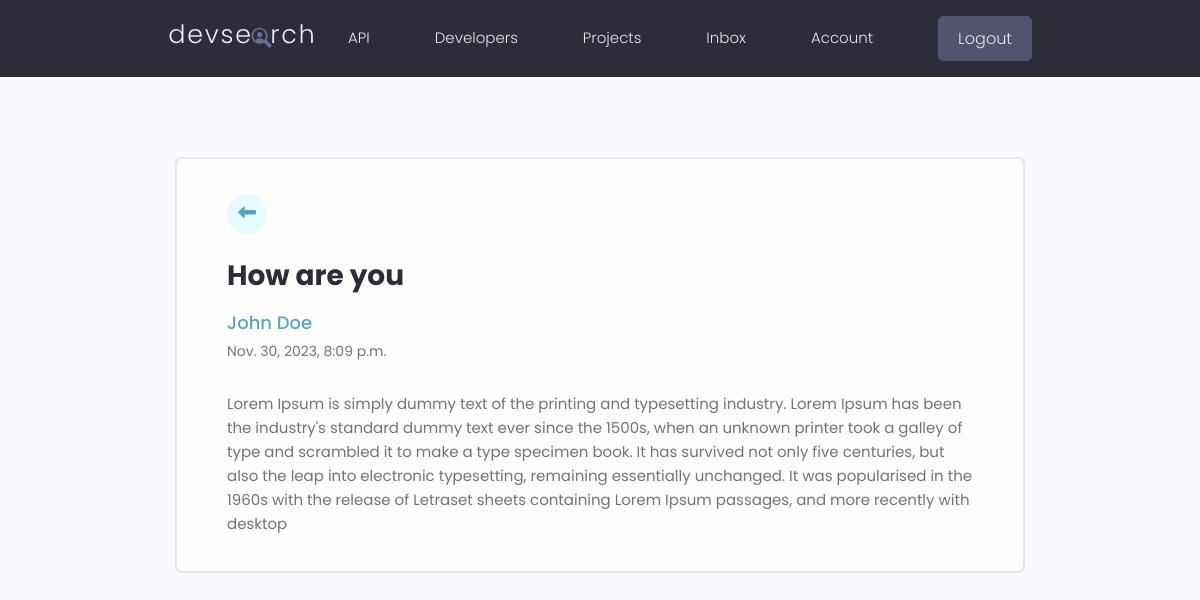
Screenshot of /message/8114358f-f696-46c5-bc19-5573df21415a/ (signed in) with the database file from the repository.
### users/models.py (models this page shows, shortened)
class Message(models.Model):
    sender = models.ForeignKey(Profile, null=True, blank=True, on_delete=models.SET_NULL)
    recipient = models.ForeignKey(Profile, null=True, blank=True, on_delete=models.SET_NULL, related_name='messages') #added related_name='messages' because you usually cannot have two foreign keys to the same model
    name = models.CharField(max_length=200, null=True, blank=True)
    email = models.EmailField(max_length=200, null=True, blank=True)
    subject = models.CharField(max_length=200, null=True, blank=True)
    body = models.TextField()
    is_read = models.BooleanField(default=False, null=True)
    created = models.DateTimeField(auto_now_add=True)
    id = models.UUIDField(default=uuid.uuid4, unique=True, primary_key=True, editable=False)
    class Meta:
        ordering = ['is_read', '-created'] #order the messages by unread messages and then by the created date

### users/views.py (the view)
# urls.py: path('message/<str:pk>/', views.viewMessage, name='message'),
@login_required(login_url='login')
def viewMessage(request, pk):
    profile = request.user.profile
    message = profile.messages.get(id=pk)
    if message.is_read == False:
        message.is_read = True
        message.save()
    context = {'message': message}
    return render(request, 'users/message.html', context)

### users/templates/users/message.html
{% extends 'main.html' %}
{% block content %}
  <main class="messagePage my-xl">
    <div class="content-box">
      <div class="message">
        <a class="backButton" href="{% url 'inbox' %}"><i class="fa-solid fa-left-long"></i></a>
        <h2 class="message__subject">{{message.subject}}</h4>
          {% if message.sender %}
          <a href="{% url 'user-profile' message.sender.id %}" class="message__author">{{message.name}}</a>
          {% else %}
          <p class="message__author">{{message.name}}</p>
          {% endif %}
          <p class="message__date">{{message.created}}</p>
          <div class="message__body">{{message.body|linebreaksbr}}</div>
      </div>
    </div>
  </main>
{% endblock %}

### static/styles/app.css (style rules this page uses)
:root { --color-sub: #2d2d39; }
.content-box { width: 95%; max-width: 85rem; margin: 0 auto; }
.message { padding: 2.5rem 0; }
.message > a { display: flex; gap: 1rem; }
.message__author, .message__date { flex-basis: 25%; }
.message__subject { flex-basis: 50%; }
.message__date { text-align: right; }
.messagePage .message { list-style: none; background: var(--color-white); padding: 3.5rem 5rem; border: 2px solid var(--color-light); border-radius: 0.7rem; }
.messagePage .message__subject { font-size: 2.8rem; color: var(--color-sub); margin-bottom: 1rem; margin-top: 2rem; }
.messagePage .message__author { font-size: 1.8rem; font-weight: 500; }
.messagePage .message__date { font-size: 1.4rem; font-weight: 400; text-align: left; margin-bottom: 3rem; }
.backButton { background: var(--color-main-light); color: var(--color-main); width: 4rem; height: 4rem; display: flex; align-items: center; justify-content: center; border-radius: 50%; }
.backButton i { font-size: 1.8rem; }

### static/uikit/styles/modules/_variables.css (style rules this page uses)
:root { --color-main: #5aa5b9; --color-main-light: #e6faff; --color-sub: #3f4156; --color-sub-light: #51546e; --color-sub-lighter: #ededfd; --color-text: #737373; --color-gray: #8b8b8b; --color-light: #e5e7eb; --color-light-gray: #767676; --color-bg: #f8fafd; --color-white: #fffefd; --color-white-light: #f3f3f3; --color-success: #359e64; --color-success-bg: #def8e8; --color-error: #fc4b0b; --color-error-bg: #fff2ee; --font-base: 'Poppins', arial, helvetica, 'Segoe UI', roboto, ubuntu, sans-serif; --font-monospace: 'Fira Code', 'Courier New', courier, monospace; --font-regular: 300; --font-medium: 500; --font-bold: 700; --generic-shadow: 1px 1px 5px #00000010; --generic-transition: all 0.3s ease-in-out; }

### static/uikit/styles/modules/_base.css (style rules this page uses)
* { margin: 0; padding: 0; box-sizing: border-box; text-rendering: optimizeLegibility; color: inherit; font-size: inherit; }
html { font-size: 50%; }
@media only screen and (min-width: 480px) { html { font-size: 56.25%; } }
@media only screen and (min-width: 1200px) { html { font-size: 62.5%; } }
body { line-height: 1.6; font-weight: 400; font-size: 1.5rem; color: var(--color-text); background-color: var(--color-bg); min-height: 100vh; }

### static/uikit/styles/modules/_typography.css (style rules this page uses)
* { font-family: var(--font-base); }
h2 { font-size: 3.6rem; font-weight: var(--font-bold); }
p, span, strong { font-size: 1.6rem; color: var(--color-text); font-weight: var(--font-regular); }
a { padding-bottom: 2px; text-decoration: none; display: inline-block; color: var(--color-main); font-weight: var(--font-medium); }

### static/uikit/styles/modules/_utilities.css (style rules this page uses)
.my-xl { margin: 8rem auto; }

### rows the page displays
Message: subject "How are you", name "John Doe", created "Nov. 30, 2023, 8:09 p.m.", body "Lorem Ipsum is simply dummy text of the printing and typesetting industry. Lorem Ipsum has been the industry's standard dummy text ever since the 1500s, when an unknown printer took a galley of type and scrambled it to make a type specimen book. It has survived not only five centuries, but also the leap into electronic typesetting, remaining essentially unchanged. It was popularised in the 1960s with the release of Letraset sheets containing Lorem Ipsum passages, and more recently with desktop"
